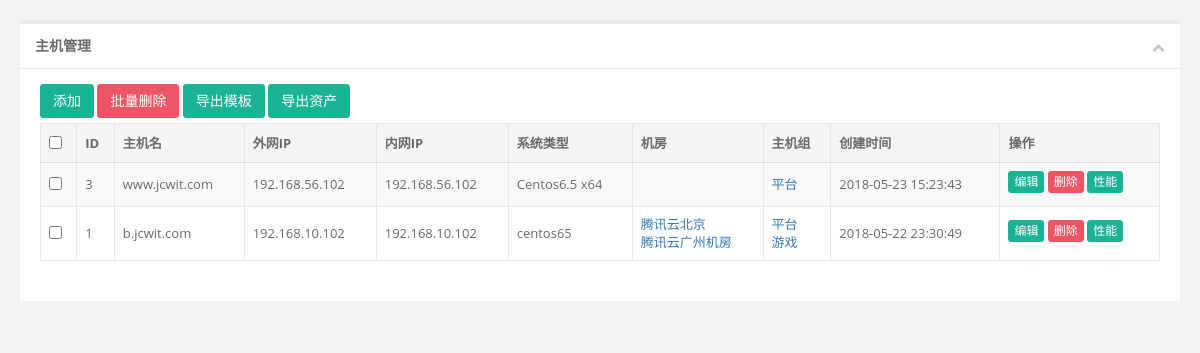
The page /asset/asset_list (signed in) on the database as committed earlier.
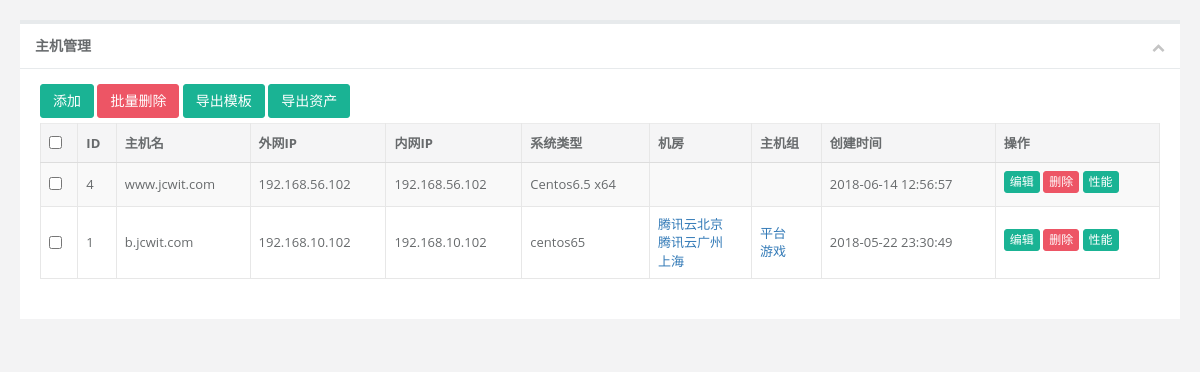
The same page on the database as committed later.
### asset/models.py (models this page shows, shortened)
class Assets(models.Model):
    hostname = models.CharField(max_length=32,unique=True,verbose_name=u'主机名',)
    wip = models.GenericIPAddressField(unique=True,verbose_name=u'外网IP')
    lip = models.GenericIPAddressField(unique=True,verbose_name=u'内网IP')
    system_type = models.CharField(max_length=64,blank=True,null=True,verbose_name=u'系统类型')
    ssh_port = models.IntegerField(default=22,verbose_name='ssh端口')
    cpu = models.CharField(max_length=64,blank=True,null=True,verbose_name=u'CPU')
    memory = models.CharField(max_length=64,blank=True,null=True,verbose_name=u'内存')
    disk = models.CharField(max_length=64,blank=True,null=True,verbose_name=u'硬盘')
    instance_id = models.CharField(max_length=64,null=True,blank=True,verbose_name=u'实例ID')
    buy_time = models.DateTimeField(verbose_name='购买时间', null=True, blank=True)
    expire_time = models.DateTimeField(verbose_name='到期时间', null=True, blank=True)
    online_choices = (
        (0,'上线'),
        (1,'下线'),
    )
    user = models.ForeignKey('HostUsers',verbose_name=u'系统用户')
    online_status = models.SmallIntegerField(choices=online_choices,verbose_name=u'状态')
    serverid = models.IntegerField(blank=True, null=True,verbose_name=u'ServerID')
    gameid = models.IntegerField(blank=True, null=True,verbose_name=u'GameID')
    ctime = models.DateTimeField(auto_now_add=True,verbose_name=u'创建时间')
    utime= models.DateTimeField(auto_now=True,verbose_name=u'修改时间')
    memo = models.CharField(max_length=256,blank=True,null=True,verbose_name=u'备注')
    class Meta:
        db_table = 'assets'
        verbose_name_plural = u'资产'
        verbose_name = u'资产'
        permissions = {
            ("can_add_asset", ("可以添加资产")),
            ("can_change_asset", ("可以修改资产")),
            ("can_delete_asset", ("可以删除资产")),
            ("can_connect_asset", ("可以连接终端")),
            ("can_kill_asset", ("可以关闭终端")),
            ("can_monitor_asset", ("可以监控终端")),
            ("can_view_asset", ("可以查看资产")),
        }

class HostGroup(models.Model):
    name = models.CharField(max_length=32,unique=True,verbose_name=u'组名')
    servers = models.ManyToManyField('Assets')
    ctime = models.DateTimeField(auto_now_add=True)
    utime = models.DateTimeField(auto_now=True)
    class Meta:
        db_table = 'hostgroups'
        verbose_name = u'主机组'
        verbose_name_plural = u'主机组'
        permissions = (
            ("can_add_hostgroup", ("可以添加主机组")),
            ("can_change_hostgroup", ("可以修改主机组信息")),
            ("can_delete_hostrgroup", ("可以删除主机组")),
            ("can_view_hostgroup", ("可以查看主机组")),
        )

class IDC(models.Model):
    name = models.CharField(max_length=32,unique=True,verbose_name=u'机房名')
    servers = models.ManyToManyField('Assets')
    ctime = models.DateTimeField(auto_now_add=True)
    utime = models.DateTimeField(auto_now=True)
    class Meta:
        db_table = 'idc'
        verbose_name = u'机房'
        verbose_name_plural = u'机房'
        permissions ={
            ("can_add_idc", ("可以添加机房")),
            ("can_change_idc", ("可以修改机房信息")),
            ("can_delete_idc", ("可以删除机房")),
            ("can_view_idc", ("可以查看机房信息")),
        }

### asset/views.py (the view)
class AssetList(LoginRequiredMixin,PermissionRequiredMixin,ListView):
    template_name = 'asset/host.html'
    model = models.Assets
    context_object_name =  "asset_list"
    queryset = models.Assets.objects.all()
    ordering = ('-id'),
    permission_required = 'asset.can_view_asset'
    raise_exception = True

### templates/asset/host.html (shortened to what this page needs)
<!DOCTYPE html>
<html>
<head>
    <link href="/static/css/bootstrap.min.css?v=3.3.6" rel="stylesheet">
    <link href="/static/css/font-awesome.css?v=4.4.0" rel="stylesheet">
        <link rel="stylesheet" href="/static/plugins/sweetalert/sweetalert.css">
    <link href="/static/plugins/dataTables/dataTables.bootstrap.css" rel="stylesheet">
    <link href="/static/css/animate.css" rel="stylesheet">
    <link href="/static/css/style.css?v=4.1.0" rel="stylesheet">
</head>
<body class="gray-bg">
    <div class="wrapper wrapper-content animated fadeInRight">
        <div class="row">
            <div class="col-sm-12">
                <div class="ibox float-e-margins">
                    <div class="ibox-title">
                        <h5>主机管理</h5>
                        <div class="ibox-tools">
                            <a class="collapse-link">
                                <i class="fa fa-chevron-up"></i>
                            </a>
                        </div>
                    </div>
                    <div class="ibox-content">
                        <div>
                            <a  href="{% url 'asset_add' %}" class="btn btn-primary">添加</a>
                            <a class="btn btn-danger  asset_all_del">批量删除</a>
                            <a href="/static/download/assets.csv" class="btn btn-primary">导出模板</a>
                            <a href="{%  url 'export' %}" class="btn btn-primary">导出资产</a></div>
                        <table class="table table-striped table-bordered table-hover dataTables-host">
                            <thead>
                                <tr>
                                    <th><input type="checkbox"></th>
                                    <th>ID</th>
                                    <th>主机名</th>
                                    <th>外网IP</th>
                                    <th>内网IP</th>
                                    <th>系统类型</th>
                                    <th>机房</th>
                                    <th>主机组</th>
                                    <th>创建时间</th>
                                    <th>操作</th>
                                </tr>
                            </thead>
                            <tbody>
                              {%  for asset in asset_list %}
                                <tr class="gradeX" id="{{ asset.id }}">
                                    <td><input type="checkbox"></td>
                                    <td>{{ asset.id }}</td>
                                    <td>{{ asset.hostname }}</td>
                                    <td>{{ asset.wip }}</td>
                                    <td>{{ asset.lip }}</td>
                                    <td>{{ asset.system_type }}</td>
                                    <td>{% for i in asset.idc_set.all %}<a href="{%  url 'idc_asset' i.id  %}" id="{{ i.id}}">{{i.name }}<br></a>{% endfor %}</td>
                                    <td>{%  for g  in asset.hostgroup_set.all %}<a href="{%  url 'group_asset' g.id  %}" id="{{ g.id}}">{{g.name }}<br></a>{% endfor %}</td>
                                    <td>{{ asset.ctime}}</td>
                                    <td><a class="btn btn-primary  btn-xs "
                                                   href="{% url 'asset_edit'  asset.id %}">编辑</a>
                                                <a class="btn btn-danger  btn-xs  asset_del" data-toggle="modal"
                                                   data-target="#myModal1">删除
                                                </a>
                                                <a class="btn btn-primary  btn-xs "
                                                   href="#">性能</a>
                                                </td>
                                </tr>
                            {% endfor %}
                            </tbody>
                        </table>
                    </div>
                </div>
            </div>
        </div>
    </div>
</body>
</html>

Rows that differ between the two databases and show on the page:
removed Assets: id "3", hostname "www.jcwit.com", wip "192.168.56.102", lip "192.168.56.102", system_type "Centos6.5 x64", ctime "2018-05-23 15:23:43", HostGroup (name "平台")
added Assets: id "4", hostname "www.jcwit.com", wip "192.168.56.102", lip "192.168.56.102", system_type "Centos6.5 x64", ctime "2018-06-14 12:56:57"
changed IDC: name "腾讯云广州机房" → "腾讯云广州"
added IDC: name "上海", shown under Assets "b.jcwit.com"
